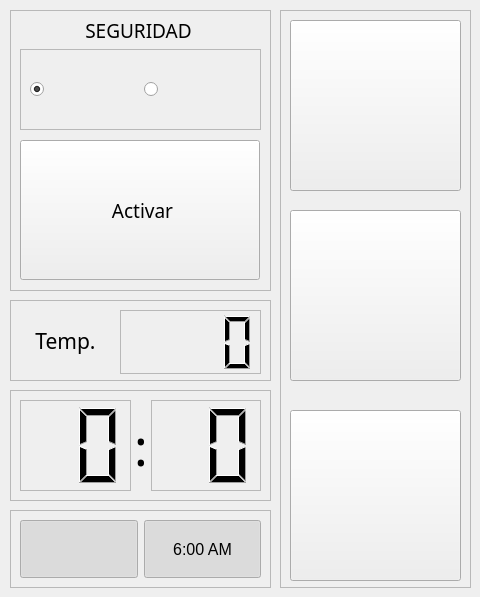
    <widget class="QWidget" name="home">
     <attribute name="title">
      <string>HOME</string>
     </attribute>
     <widget class="QFrame" name="frame_2">
      <property name="geometry">
       <rect>
        <x>10</x>
        <y>10</y>
        <width>261</width>
        <height>281</height>
       </rect>
      </property>
      <property name="frameShape">
       <enum>QFrame::StyledPanel</enum>
      </property>
      <property name="frameShadow">
       <enum>QFrame::Raised</enum>
      </property>
      <widget class="QPushButton" name="pushButton">
       <property name="geometry">
        <rect>
         <x>10</x>
         <y>130</y>
         <width>240</width>
         <height>140</height>
        </rect>
       </property>
       <property name="minimumSize">
        <size>
         <width>140</width>
         <height>140</height>
        </size>
       </property>
       <property name="maximumSize">
        <size>
         <width>240</width>
         <height>240</height>
        </size>
       </property>
       <property name="font">
        <font>
         <family>Arial Black</family>
         <pointsize>14</pointsize>
         <italic>false</italic>
        </font>
       </property>
       <property name="text">
        <string> Activar</string>
       </property>
       <property name="icon">
        <iconset resource="icons.qrc">
         <normaloff>:/unlock</normaloff>
         <normalon>:/lock</normalon>:/unlock</iconset>
       </property>
       <property name="iconSize">
        <size>
         <width>128</width>
         <height>128</height>
        </size>
       </property>
       <property name="checkable">
        <bool>true</bool>
       </property>
      </widget>
      <widget class="QLabel" name="label_4">
       <property name="geometry">
        <rect>
         <x>8</x>
         <y>10</y>
         <width>241</width>
         <height>21</height>
        </rect>
       </property>
       <property name="maximumSize">
        <size>
         <width>16777215</width>
         <height>32</height>
        </size>
       </property>
       <property name="font">
        <font>
         <family>Arial Black</family>
         <pointsize>14</pointsize>
         <weight>50</weight>
         <bold>false</bold>
        </font>
       </property>
       <property name="text">
        <string>SEGURIDAD</string>
       </property>
       <property name="alignment">
        <set>Qt::AlignCenter</set>
       </property>
      </widget>
      <widget class="QFrame" name="frame_8">
       <property name="geometry">
        <rect>
         <x>10</x>
         <y>39</y>
         <width>241</width>
         <height>81</height>
        </rect>
       </property>
       <property name="frameShape">
        <enum>QFrame::StyledPanel</enum>
       </property>
       <property name="frameShadow">
        <enum>QFrame::Raised</enum>
       </property>
       <layout class="QHBoxLayout" name="horizontalLayout_4">
        <item>
         <widget class="QRadioButton" name="optNigth">
          <property name="text">
           <string/>
          </property>
          <property name="icon">
           <iconset resource="icons.qrc">
            <normaloff>:/nigth</normaloff>:/nigth</iconset>
          </property>
          <property name="iconSize">
           <size>
            <width>64</width>
            <height>64</height>
           </size>
          </property>
          <property name="checked">
           <bool>true</bool>
          </property>
         </widget>
        </item>
        <item>
         <widget class="QRadioButton" name="optTravel">
          <property name="text">
           <string/>
          </property>
          <property name="icon">
           <iconset resource="icons.qrc">
            <normaloff>:/travel</normaloff>:/travel</iconset>
          </property>
          <property name="iconSize">
           <size>
            <width>64</width>
            <height>64</height>
           </size>
          </property>
         </widget>
        </item>
       </layout>
      </widget>
     </widget>
     <widget class="QFrame" name="frame_6">
      <property name="geometry">
       <rect>
        <x>280</x>
        <y>10</y>
        <width>191</width>
        <height>578</height>
       </rect>
      </property>
      <property name="frameShape">
       <enum>QFrame::StyledPanel</enum>
      </property>
      <property name="frameShadow">
       <enum>QFrame::Raised</enum>
      </property>
      <widget class="QPushButton" name="btnScreenOff">
       <property name="geometry">
        <rect>
         <x>10</x>
         <y>10</y>
         <width>171</width>
         <height>171</height>
        </rect>
       </property>
       <property name="minimumSize">
        <size>
         <width>0</width>
         <height>0</height>
        </size>
       </property>
       <property name="maximumSize">
        <size>
         <width>200</width>
         <height>200</height>
        </size>
       </property>
       <property name="font">
        <font>
         <family>Arial Black</family>
         <pointsize>11</pointsize>
         <italic>false</italic>
        </font>
       </property>
       <property name="text">
        <string/>
       </property>
       <property name="icon">
        <iconset resource="icons.qrc">
         <normaloff>:/screenoff</normaloff>:/screenoff</iconset>
       </property>
       <property name="iconSize">
        <size>
         <width>128</width>
         <height>128</height>
        </size>
       </property>
      </widget>
      <widget class="QPushButton" name="btnScreenSaver">
       <property name="geometry">
        <rect>
         <x>10</x>
         <y>200</y>
         <width>171</width>
         <height>171</height>
        </rect>
       </property>
       <property name="minimumSize">
        <size>
         <width>0</width>
         <height>0</height>
        </size>
       </property>
       <property name="maximumSize">
        <size>
         <width>200</width>
         <height>200</height>
        </size>
       </property>
       <property name="font">
        <font>
         <family>Arial Black</family>
         <pointsize>11</pointsize>
         <italic>false</italic>
        </font>
       </property>
       <property name="text">
        <string/>
       </property>
       <property name="icon">
        <iconset resource="icons.qrc">
         <normaloff>:/screensaver</normaloff>:/screensaver</iconset>
       </property>
       <property name="iconSize">
        <size>
         <width>128</width>
         <height>128</height>
        </size>
       </property>
      </widget>
      <widget class="QPushButton" name="pushButton_7">
       <property name="geometry">
        <rect>
         <x>10</x>
         <y>400</y>
         <width>171</width>
         <height>171</height>
        </rect>
       </property>
       <property name="minimumSize">
        <size>
         <width>0</width>
         <height>0</height>
        </size>
       </property>
       <property name="maximumSize">
        <size>
         <width>200</width>
         <height>200</height>
        </size>
       </property>
       <property name="font">
        <font>
         <family>Arial Black</family>
         <pointsize>11</pointsize>
         <italic>false</italic>
        </font>
       </property>
       <property name="text">
        <string/>
       </property>
       <property name="icon">
        <iconset resource="icons.qrc">
         <normaloff>:/media</normaloff>:/media</iconset>
       </property>
       <property name="iconSize">
        <size>
         <width>128</width>
         <height>128</height>
        </size>
       </property>
      </widget>
     </widget>
     <widget class="QFrame" name="frame_7">
      <property name="geometry">
       <rect>
        <x>10</x>
        <y>390</y>
        <width>261</width>
        <height>111</height>
       </rect>
      </property>
      <property name="frameShape">
       <enum>QFrame::StyledPanel</enum>
      </property>
      <property name="frameShadow">
       <enum>QFrame::Raised</enum>
      </property>
      <layout class="QVBoxLayout" name="verticalLayout">
       <property name="spacing">
        <number>0</number>
       </property>
       <item>
        <layout class="QHBoxLayout" name="horizontalLayout">
         <item>
          <widget class="QLCDNumber" name="lcdClkH">
           <property name="minimumSize">
            <size>
             <width>0</width>
             <height>64</height>
            </size>
           </property>
           <property name="frameShape">
            <enum>QFrame::StyledPanel</enum>
           </property>
           <property name="lineWidth">
            <number>2</number>
           </property>
           <property name="midLineWidth">
            <number>1</number>
           </property>
           <property name="numDigits">
            <number>2</number>
           </property>
           <property name="intValue" stdset="0">
            <number>0</number>
           </property>
          </widget>
         </item>
         <item>
          <widget class="QLabel" name="lblClk">
           <property name="enabled">
            <bool>true</bool>
           </property>
           <property name="maximumSize">
            <size>
             <width>20</width>
             <height>16777215</height>
            </size>
           </property>
           <property name="font">
            <font>
             <family>Gothic Uralic</family>
             <pointsize>38</pointsize>
             <italic>false</italic>
            </font>
           </property>
           <property name="text">
            <string>:</string>
           </property>
           <property name="alignment">
            <set>Qt::AlignCenter</set>
           </property>
          </widget>
         </item>
         <item>
          <widget class="QLCDNumber" name="lcdClkM">
           <property name="minimumSize">
            <size>
             <width>0</width>
             <height>64</height>
            </size>
           </property>
           <property name="frameShape">
            <enum>QFrame::StyledPanel</enum>
           </property>
           <property name="lineWidth">
            <number>2</number>
           </property>
           <property name="midLineWidth">
            <number>1</number>
           </property>
           <property name="numDigits">
            <number>2</number>
           </property>
           <property name="mode">
            <enum>QLCDNumber::Dec</enum>
           </property>
           <property name="intValue" stdset="0">
            <number>0</number>
           </property>
          </widget>
         </item>
        </layout>
       </item>
      </layout>
     </widget>
     <widget class="QFrame" name="frame_5">
      <property name="geometry">
       <rect>
        <x>10</x>
        <y>300</y>
        <width>261</width>
        <height>81</height>
       </rect>
      </property>
      <property name="frameShape">
       <enum>QFrame::StyledPanel</enum>
      </property>
      <property name="frameShadow">
       <enum>QFrame::Raised</enum>
      </property>
      <widget class="QLabel" name="label_5">
       <property name="geometry">
        <rect>
         <x>10</x>
         <y>10</y>
         <width>91</width>
         <height>61</height>
        </rect>
       </property>
       <property name="maximumSize">
        <size>
         <width>16777215</width>
         <height>250</height>
        </size>
       </property>
       <property name="font">
        <font>
         <family>Arial Black</family>
         <pointsize>16</pointsize>
         <weight>50</weight>
         <italic>false</italic>
         <bold>false</bold>
        </font>
       </property>
       <property name="text">
        <string>Temp.</string>
       </property>
       <property name="alignment">
        <set>Qt::AlignCenter</set>
       </property>
      </widget>
      <widget class="QLCDNumber" name="lcdTemp">
       <property name="geometry">
        <rect>
         <x>110</x>
         <y>10</y>
         <width>141</width>
         <height>64</height>
        </rect>
       </property>
       <property name="minimumSize">
        <size>
         <width>0</width>
         <height>64</height>
        </size>
       </property>
       <property name="frameShape">
        <enum>QFrame::StyledPanel</enum>
       </property>
       <property name="lineWidth">
        <number>2</number>
       </property>
       <property name="midLineWidth">
        <number>1</number>
       </property>
       <property name="numDigits">
        <number>4</number>
       </property>
       <property name="intValue" stdset="0">
        <number>0</number>
       </property>
      </widget>
     </widget>
     <widget class="QFrame" name="frame">
      <property name="geometry">
       <rect>
        <x>10</x>
        <y>510</y>
        <width>261</width>
        <height>78</height>
       </rect>
      </property>
      <property name="frameShape">
       <enum>QFrame::StyledPanel</enum>
      </property>
      <property name="frameShadow">
       <enum>QFrame::Raised</enum>
      </property>
      <layout class="QHBoxLayout" name="horizontalLayout_2">
       <item>
        <widget class="QPushButton" name="btnSound">
         <property name="minimumSize">
          <size>
           <width>0</width>
           <height>0</height>
          </size>
         </property>
         <property name="maximumSize">
          <size>
           <width>132</width>
           <height>132</height>
          </size>
         </property>
         <property name="font">
          <font>
           <family>Arial Black</family>
           <pointsize>11</pointsize>
           <italic>false</italic>
          </font>
         </property>
         <property name="text">
          <string/>
         </property>
         <property name="icon">
          <iconset resource="icons.qrc">
           <normaloff>:/noaudio</normaloff>
           <normalon>:/audio</normalon>:/noaudio</iconset>
         </property>
         <property name="iconSize">
          <size>
           <width>48</width>
           <height>48</height>
          </size>
         </property>
         <property name="checkable">
          <bool>true</bool>
         </property>
         <property name="checked">
          <bool>true</bool>
         </property>
        </widget>
       </item>
       <item>
        <widget class="QPushButton" name="btnAlarm">
         <property name="minimumSize">
          <size>
           <width>0</width>
           <height>0</height>
          </size>
         </property>
         <property name="maximumSize">
          <size>
           <width>132</width>
           <height>132</height>
          </size>
         </property>
         <property name="font">
          <font>
           <family>Arial</family>
           <pointsize>12</pointsize>
           <italic>false</italic>
          </font>
         </property>
         <property name="text">
          <string>6:00 AM</string>
         </property>
         <property name="icon">
          <iconset resource="icons.qrc">
           <normaloff>:/noalarm</normaloff>
           <normalon>:/alarm</normalon>:/noalarm</iconset>
         </property>
         <property name="iconSize">
          <size>
           <width>48</width>
           <height>48</height>
          </size>
         </property>
         <property name="checkable">
          <bool>true</bool>
         </property>
         <property name="checked">
          <bool>true</bool>
         </property>
        </widget>
       </item>
      </layout>
     </widget>
    </widget>
